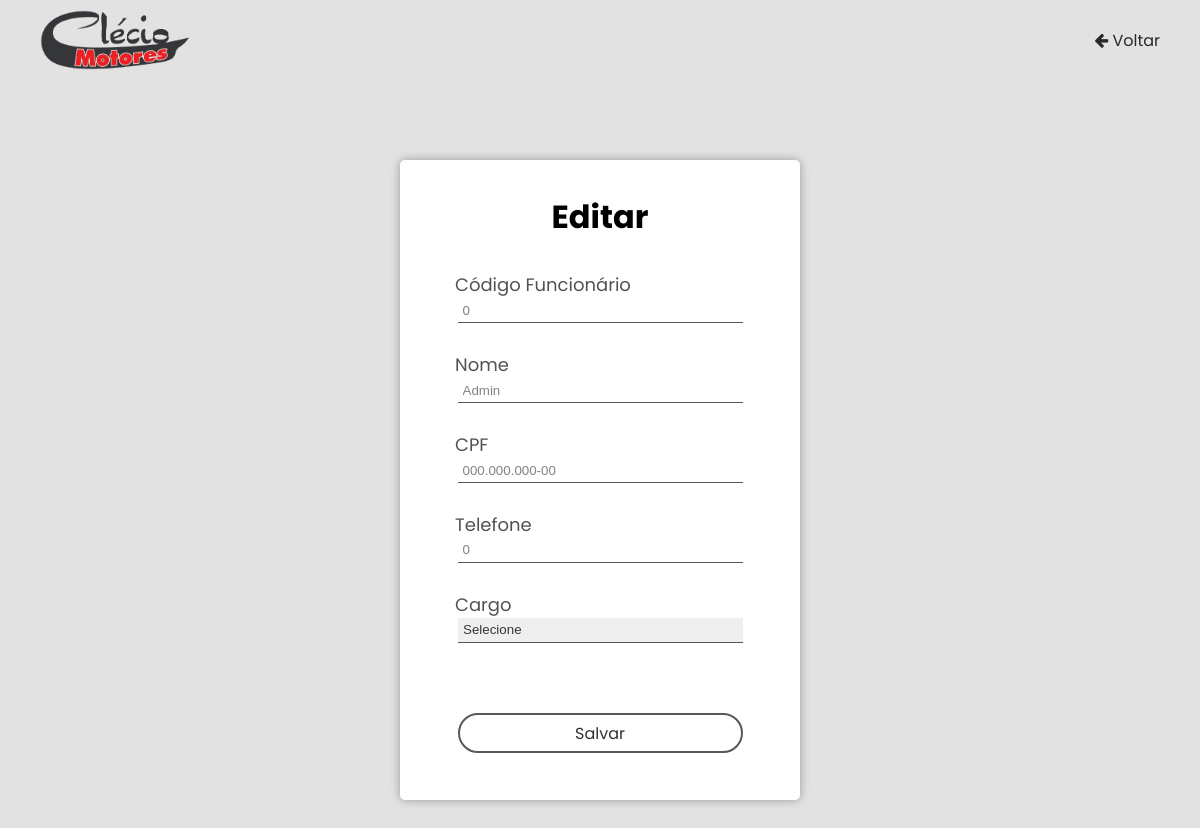
Page /editarFuncionario.php?id=1 (signed in) on the committed database.
### tables this page shows
CREATE TABLE `usuarios` (
  `id` int(11) NOT NULL,
  `codigo` int(20) NOT NULL,
  `nome` varchar(30) NOT NULL,
  `cpf` varchar(15) NOT NULL,
  `telefone` int(10) NOT NULL,
  `senha` varchar(32) NOT NULL,
  `cargo` int(11) NOT NULL
);

### CLASSES/usuarios.php (called while the page is built, shortened)
<?php
Class Usuario{
    public function seleciona($id){
        global $pdo;
        $sql = "SELECT * FROM usuarios WHERE id = $id";
        $sql = $pdo->prepare($sql);
        $sql->execute();
        $funcionarios = $sql->fetch();
        return $funcionarios;
    }
}

### editarFuncionario.php (the view, shortened to what this page needs)
<?php
if(!isset($_SESSION['id_user'])){
    header("location: index.php");
    exit;
} else if ($_SESSION['tipo'] == 1){
if(isset($_GET['id'])) {
    $id = $_GET['id'];
}	else {
    echo 'Código não informado!';
    exit;
}
require_once 'CLASSES/Usuarios.php';
$u = new Usuario;
$funcionarios = $u->seleciona($id);
?>
<!DOCTYPE html>
<html lang="pt-br">
<head>
    <link rel="stylesheet" href="https://cdnjs.cloudflare.com/ajax/libs/font-awesome/4.7.0/css/font-awesome.min.css ">
    <link rel="stylesheet" type="text/css" href="CSS/styleCadastro.css" />
</head>
<body>
    <header>
        <img src="images/logo.png">
        <div class="headericons">
            <a href="funcionarios.php"><i class="fa fa-arrow-left" aria-hidden="true"></i> Voltar</a>
        </div>
    </header>
    <div class="container">
        <div class="box">
            <form method="POST" id="form">
                <div class="title">
                    <h1>Editar</h1>
                </div>
                <div class="content">
                    <div class="input">
                        <label>Código Funcionário</label>
                        <input type="text" value="<?= $funcionarios['codigo'] ?>"
                        name="codigo" id="codigo" maxlength="20">
                    </div>
                    <div class="input">
                        <label>Nome</label>
                        <input type="text" value="<?= $funcionarios['nome'] ?>"
                        name="nome" id="nome" maxlength="30">
                    </div>
                    <div class="input">
                        <label>CPF</label>
                        <input type="text" value="<?= $funcionarios['cpf'] ?>"
                        name="cpf" id="cpf" maxlength="15">
                    </div>
                    <div class="input">
                        <label>Telefone</label>
                        <input type="number" value="<?= $funcionarios['telefone'] ?>"
                        name="telefone" id="telefone" maxlength="11">
                    </div>
                    <div class="input">
                        <label>Cargo</label>
                        <select name="cargo" id="cargo">
                            <option value="<?= $funcionarios['cargo'] ?>">Selecione</option>
                        </select>
                    </div>
                    <div class="btn">
                        <button name="salvar" type="submit" onclick="return checkInputs();">Salvar</button>
                    </div>
                </div>
            </form>
        </div>
    </div>
</body>
</html>
<?php
} else {
    header("location: menu.php");
    exit;
}
?>

### CSS/styleCadastro.css (style rules this page uses)
* { padding: 0; margin: 0; box-sizing: border-box; }
html { font-family: Poppins; }
a { text-decoration: none; }
body { background-color: #e2e2e2; }
header { width: 100%; height: 80px; display: flex; justify-content: space-between; align-items: center; padding: 0 40px; }
header img { max-width: 150px; }
header a { color: rgb(41, 41, 41); }
.container { display: flex; flex-direction: column; justify-content: center; align-items: center; height: 100vh; }
.box { width: 400px; height: 640px; display: flex; justify-content: center; align-items: center; background-color: #ffffff; border-radius: 5px; box-shadow: 0 0 10px rgb(153, 153, 153); }
.title { width: 100%; display: flex; justify-content: center; margin-bottom: auto; }
#form { width: 300px; height: 575px; display: flex; flex-direction: column; justify-content: center; }
.content { height: 510px; display: flex; flex-direction: column; justify-content: space-around; }
.input { display: flex; flex-direction: column; justify-content: center; align-items: center; }
.input label { margin-right: auto; padding: 0 5px; font: 18px Poppins; color: rgb(82, 82, 82); }
.input input { width: 95%; height: 25px; outline: none; border: none; border-bottom: 1.5px solid #585858; padding: 2px 5px; color: #838383; transition: 0.3s; }
.input select { width: 95%; height: 25px; margin-right: auto; margin-left: 8px; outline: none; border: none; border-bottom: 1.5px solid #585858; padding: 2px 5px; color: #363636; transition: 0.3s; -moz-appearance: none; -webkit-appearance: none; appearance: none; }
.btn { margin-top: 15px; display: flex; justify-content: center; align-items: center; }
.btn button { width: 95%; height: 40px; background: none; outline: none; border: 2px solid #585858; border-radius: 30px; font: 16px Poppins; color: #313131; transition: 0.3s; }

### rows in the picture
usuarios: codigo "0", nome "Admin", cpf "000.000.000-00", telefone "0"
